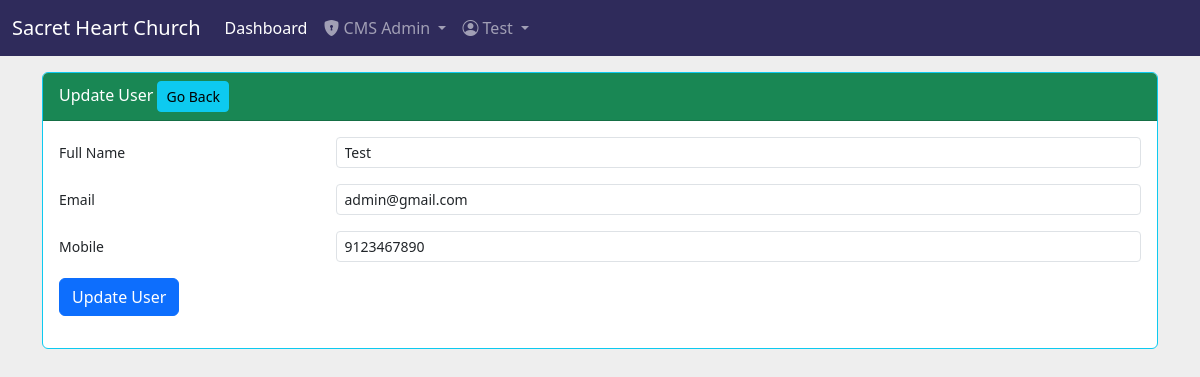
The page /user_update?id=1 (signed in) on the database its author committed.
### models.py (models this page shows, shortened)
class User(UserMixin, db.Model):
    __tablename__ = "user"
    id = db.Column(db.Integer, primary_key=True)
    username = db.Column(db.String(30), unique=True, nullable=False)
    password =  db.Column(db.String(120), nullable=False)
    name = db.Column(db.String(50), nullable=False)
    email = db.Column(db.String(120), unique=True, nullable=False)
    mobile = db.Column(db.String(15), nullable=False)

### users.py (the view, shortened to what this page needs)
@usr.route("/user_update", methods=['GET', 'POST'])
@login_required
def user_update():
    if request.method == 'GET':
        id = request.args.get('id')
        user = User.query.get(id)
        return render_template('user_update.html', name = session['name'], user = user)

### auth.py (called while the page is built)
@login_manager.user_loader
def user_loader(user_id):
    user = User()
    user.name = user_id
    return user

### main.py (called while the page is built)
def create_app(object_name):
    app = Flask(__name__)
    app.config['SECRET_KEY']='s@cr@tchu6ch'
    app.config['TEMPLATES_AUTO_RELOAD']=True
    app.config['SQLALCHEMY_DATABASE_URI'] = "sqlite:///church.db"
    app.config['SQLALCHEMY_ECHO'] = True
    app.config['SQLALCHEMY_TRACK_MODIFICATIONS'] = True
    csrf = CSRFProtect(app)
    bcrypt.init_app(app)
    db.init_app(app)
    login_manager.init_app(app)
    app.register_blueprint(entry)
    app.register_blueprint(usr)
    @app.before_request
    def make_session_permanent():
        session.permanent = True
        app.permanent_session_lifetime = timedelta(minutes=15)
    @app.errorhandler(401)
    def custom_401(error):
        return render_template('401.html')
    return app

### templates/user_update.html (shortened to what this page needs)
{% extends 'base.html' %}
{% block content %}
<div class="card border-info mb-2" style="max-width: 80rem;">
    <div class="card-header bg-success text-white">Update User <a class="btn btn-sm btn-info"
            href="/get_all_users">Go Back</a></div>
    <div class="card-body">
        <form action="/user_update" method="post">
            <div class="row mb-3">
                <label for="colFormLabelSm" class="col-sm-3 col-form-label col-form-label-sm">Full Name</label>
                <div class="col-sm-9">
                    <input type="text" class="form-control form-control-sm" name="name" required="required"
                        pattern="[A-Za-z ]{3,}" oninvalid="this.setCustomValidity('Please enter your name')"
                        oninput="setCustomValidity('')" title="Name should be minimum of 3 characters" value = "{{ user.name }}">
                </div>
            </div>
            <div class="row mb-3">
                <label for="colFormLabelSm" class="col-sm-3 col-form-label col-form-label-sm">Email</label>
                <div class="col-sm-9">
                    <input type="email" class="form-control form-control-sm" name="email" required
                        oninvalid="this.setCustomValidity('Please enter your email')" oninput="setCustomValidity('')"
                        title="Enter valid email ID" value="{{ user.email }}">
                </div>
            </div>
            <div class="row mb-3">
                <label for="colFormLabelSm" class="col-sm-3 col-form-label col-form-label-sm">Mobile</label>
                <div class="col-sm-9">
                    <input type="text" class="form-control form-control-sm" name="mobile" required pattern="[0-9]{10}"
                        oninvalid="this.setCustomValidity('Please enter your Mobile Number')"
                        oninput="setCustomValidity('')" title="Mobile Number shoud be 10 digits Indian Number"
                        value="{{ user.mobile}}">
                </div>
            </div>
            <div class="row mb-3">
                <div class="col-sm-12 text-right">
                    <button type="submit" class="btn btn-primary">Update User</button>
                </div>
            </div>
        </form>
    </div>
</div>
{% endblock %}

### templates/base.html (shortened to what this page needs)
<!doctype html>
<html lang="en">
<head>
    <link href="static/css/bootstrap.min.css" rel="stylesheet">
    <link href="static/css/bootstrap-icons.min.css" rel="stylesheet">
    <link href="static/css/navbar-top-fixed.css" rel="stylesheet">
    <link href="static/datatable/datatables.min.css" rel="stylesheet"/>
</head>
<body>
    <nav class="navbar navbar-expand-md fixed-top" data-bs-theme="dark" style="background-color: rgb(47,43,91);">
        <div class="container-fluid">
            <a class="navbar-brand" href="#">Sacret Heart Church</a>
            <div class="collapse navbar-collapse" id="navbarCollapse">
                <ul class="navbar-nav me-auto mb-2 mb-md-0">
                    <li class="nav-item">
                        <a class="nav-link active" aria-current="page" href="/dashboard">Dashboard</a>
                    </li>
                    <li class="nav-item dropdown">
                        <a class="nav-link dropdown-toggle" href="#" role="button" data-bs-toggle="dropdown"
                            aria-expanded="false">
                            <i class="bi bi-shield-lock-fill"></i>
                            <span>CMS Admin</span>
                        </a>
                    </li>
                    <li class="nav-item dropdown">
                        <a class="nav-link dropdown-toggle" href="#" role="button" data-bs-toggle="dropdown"
                            aria-expanded="false">
                            <i class="bi bi-person-circle"></i>
                            <span>{{ name }}</span>
                        </a>
                    </li>
                </ul>
            </div>
        </div>
    </nav>
    <main class="container">
        {% block content %}{% endblock %}
    </main>
</body>
</html>

### static/css/navbar-top-fixed.css (style rules this page uses)
body { min-height: 75rem; padding-top: 4.5rem; background-color: #eee; }

### rows shown on the page
User: name "Test", email "admin@gmail.com", mobile "9123467890"
